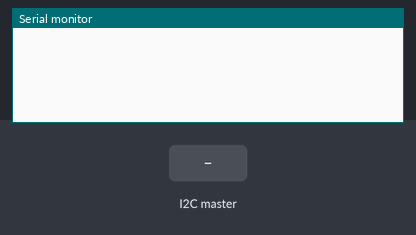
The sketch below on a simulated Arduino Uno, built with avr-gcc and run on an emulated ATmega328P. Parts: the last lines printed to the serial monitor. Inputs (shaded band) come from the test bench.

Above: at 1.2 s.
1.3 s: the I2C master sends the byte 1
At 1.9 s:
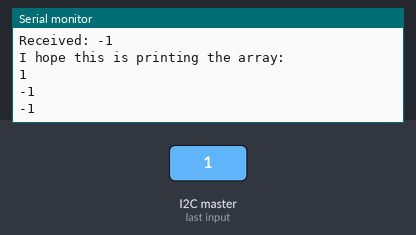
2.8 s: the I2C master sends the byte 0
At 4.2 s:
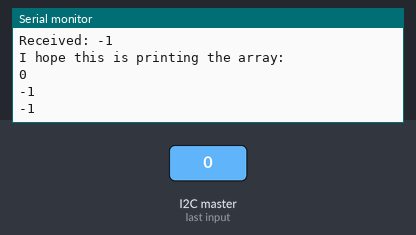
Timing chart, 0 to 5.8 s (numbered marks = the images above; inputs shaded):
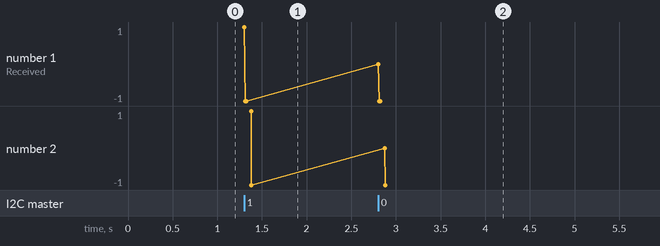

The sketch:

communication_int2way_ref-slave.ino
```cpp
//Slave Arduino recieving an array of integer values, and echoing it back to master

#include <Wire.h>

#define N 3
#define SLAVE_ADDRESS 12345

int numsent[N]={7,0,1};
int numrecieved[N];
int s;
int r;
int j=0;
void setup()
{
  Wire.begin(SLAVE_ADDRESS);
  Wire.onReceive(receiveEvent);
  Wire.onRequest(requestEvent);
  Serial.begin(9600);
}

void loop()
{
  delay(100);
}

void requestEvent()
{
  if (j < N){
  s=numsent[j];
  j++;
  Serial.print("Request from Master. Sending: ");
  Serial.print(s);
  Serial.print("\n");
  Wire.write(s);
  if (j == N)
    j=0;
  }
}


/*Data Recieved from the Master*/
void receiveEvent(int bytes)
{
  if(Wire.available() != 0)
  {
    for(int i = 0; i< N; i++)
    {
      numrecieved[i] = Wire.read();
      Serial.print("Received: ");
      Serial.print(numrecieved[i]);
      Serial.print("\n");
    }
  }
  Serial.print("I hope this is printing the array: \n");
  for(int t=0; t<N; t++ ){
  Serial.print(numrecieved[t]);
  Serial.print("\n");
  }
}
```

Measured:
- after the input at 1.3 s, the serial monitor: prints a new line at once (image 1)
- after the input at 2.8 s, the serial monitor: prints a new line at once (image 2)
